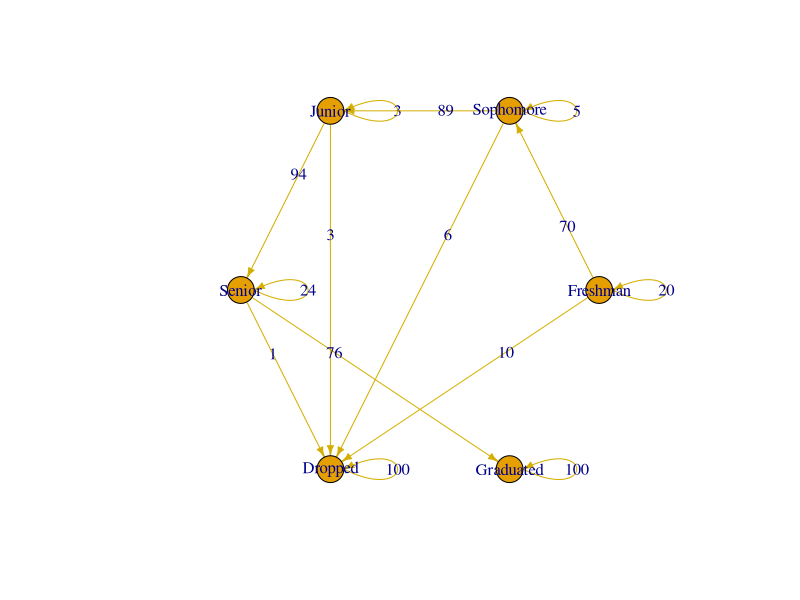

Write R code to recreate this figure.
## ---- chunk 1
# weights
weights <- c(20, 70, 0, 0, 10, 0, 
       0, 5, 89, 0, 6, 0, 
       0, 0, 3, 94, 3, 0, 
       0, 0, 0, 24, 1, 76, 
       0, 0, 0, 0, 100, 0, 
       0, 0, 0, 0, 0, 100)
sparse_weights <- weights[weights > 0]

# transition matrix (row stochastic)
P <- matrix(weights, nrow = 6, byrow = TRUE)*0.01

# states
rownames(P) <- c("Freshman", "Sophomore", "Junior", "Senior", "Dropped", "Graduated")
colnames(P) <- c("Freshman", "Sophomore", "Junior", "Senior", "Dropped", "Graduated")
P
## ---- chunk 2
library(igraph)
network <- graph_from_adjacency_matrix(P, mode = "directed", weighted = TRUE)
plot(network,
     edge.arrow.size = 0.5,
     edge.color = "#D4AE00",
     edge.label = sparse_weights,
     layout = layout_in_circle(network))
## ---- chunk 3
# canonical form
Q <- P[1:4, 1:4]
R <- P[1:4, 5:6]

# fundamental matrix (inverse of (I - Q))
fundamental_matrix <- solve(diag(4) - Q)

# absorption
absorption <- fundamental_matrix %*% R
absorption
